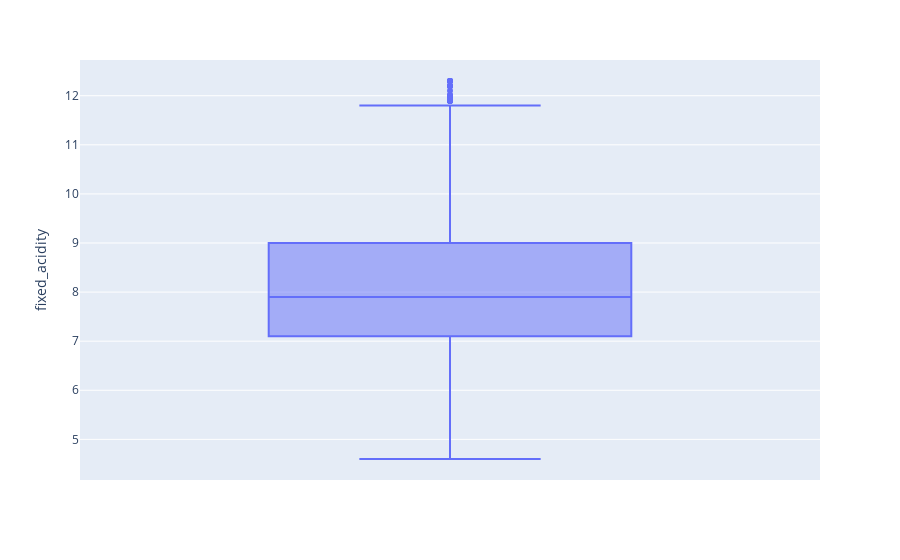
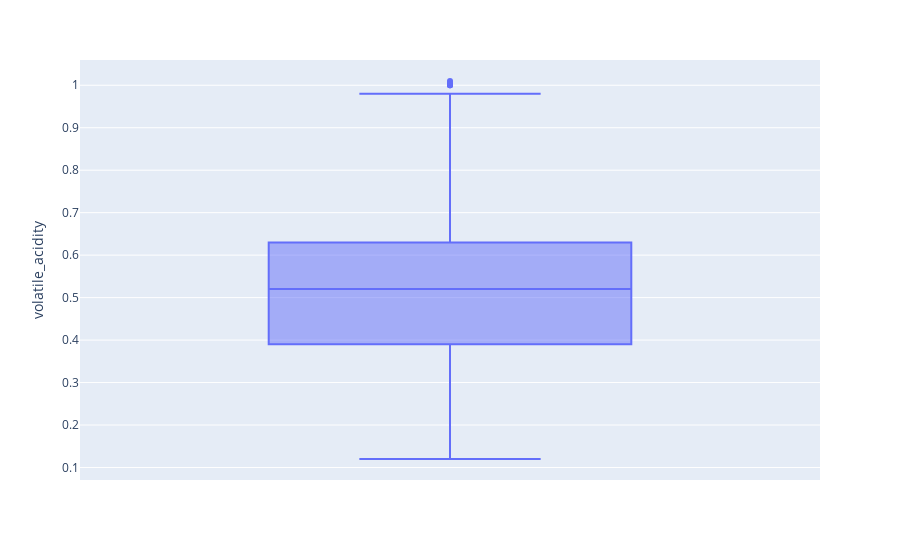

Write notebook code for charts like these, in order.
### Code cell
boxplot_cols = ['fixed_acidity', 'volatile_acidity', 'citric_acid', 'residual_sugar',
       'chlorides', 'free_sulfur_dioxide', 'total_sulfur_dioxide', 'density',
       'pH', 'sulphates', 'alcohol', 'quality']

for cols in boxplot_cols:
    plt.figure(figsize=(8,8))
    fig5 = px.box(data2,y=cols)
    fig5.show()

### Figure 1 — Plotly figure (JSON) as saved in the notebook; plotly's stock layout.template omitted (floating-point values rounded to 4 significant figures; data arrays with more than 128 entries replaced by an {"elided": "..."} marker saying what was removed)
{"data": [{"alignmentgroup": "True", "hovertemplate": "fixed_acidity=%{y}<extra></extra>", "legendgroup": "", "marker": {"color": "#636efa"}, "name": "", "notched": false, "offsetgroup": "", "orientation": "v", "showlegend": false, "type": "box", "x0": " ", "xaxis": "x", "y": {"elided": "1599 float values"}, "y0": " ", "yaxis": "y"}], "layout": {"boxmode": "group", "legend": {"tracegroupgap": 0}, "margin": {"t": 60}, "xaxis": {"anchor": "y", "domain": [0, 1]}, "yaxis": {"anchor": "x", "domain": [0, 1], "title": {"text": "fixed_acidity"}}}}

### Figure 2 — Plotly figure (JSON) as saved in the notebook; plotly's stock layout.template omitted (floating-point values rounded to 4 significant figures; data arrays with more than 128 entries replaced by an {"elided": "..."} marker saying what was removed)
{"data": [{"alignmentgroup": "True", "hovertemplate": "volatile_acidity=%{y}<extra></extra>", "legendgroup": "", "marker": {"color": "#636efa"}, "name": "", "notched": false, "offsetgroup": "", "orientation": "v", "showlegend": false, "type": "box", "x0": " ", "xaxis": "x", "y": {"elided": "1599 float values"}, "y0": " ", "yaxis": "y"}], "layout": {"boxmode": "group", "legend": {"tracegroupgap": 0}, "margin": {"t": 60}, "xaxis": {"anchor": "y", "domain": [0, 1]}, "yaxis": {"anchor": "x", "domain": [0, 1], "title": {"text": "volatile_acidity"}}}}
